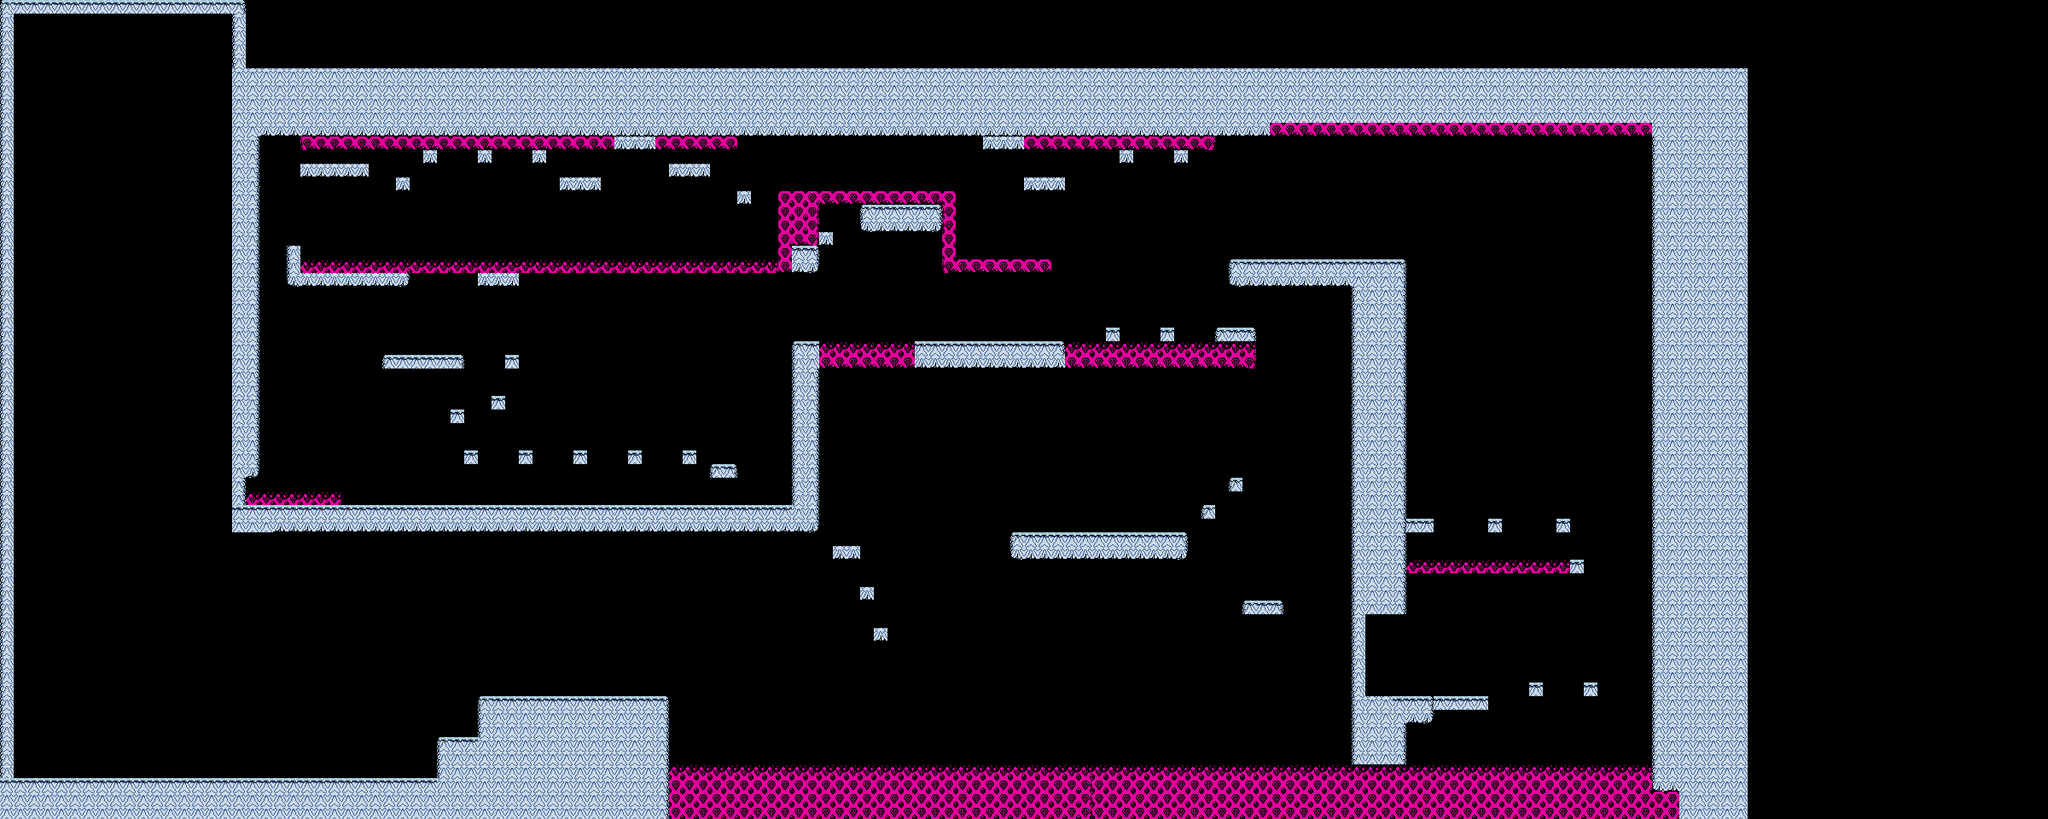

A level layout from a 2D game, rendered from its tile map. Below: a short description, then the map file with tile-grid data replaced by summaries:
An orthogonal 150x60 tile map with 16x16 px tiles, 2 tile layers (Tuiles, Mort), 6 tilesets and 4 objects (portal_disabled, end, inversum, panneau6).

<map version="1.10" tiledversion="1.10.2" orientation="orthogonal" renderorder="right-down" width="150" height="60" tilewidth="16" tileheight="16" infinite="0" nextlayerid="6" nextobjectid="6">
 <tileset firstgid="1" source="../../tiles_set/maps_sprites_set/setSpritesTemple.tsx" />
 <tileset firstgid="65" source="../../tiles_set/collectables/collectable_inversum.tsx" />
 <tileset firstgid="66" source="../../tiles_set/interactives/game_signs.tsx" />
 <tileset firstgid="70" source="../../tiles_set/acide.tsx" />
 <tileset firstgid="86" source="../../tiles_set/interactives/end_level.tsx" />
 <tileset firstgid="87" source="../../tiles_set/interactives/portal.tsx" />
 <layer id="1" name="Tuiles" width="150" height="60">
  <data>[9000 cells, 1652 non-empty, 9 distinct tile ids]</data>
 </layer>
 <layer id="5" name="Mort" width="150" height="60">
  <data>[9000 cells, 495 non-empty, 9 distinct tile ids]</data>
 </layer>
 <objectgroup id="4" name="Interactif">
  <object id="4" name="portal_disabled" gid="2147483735" x="94" y="13.3337" width="48" height="16" rotation="-180" />
  <object id="5" name="end" gid="86" x="1601.33" y="816" width="128" height="128" />
 </objectgroup>
 <objectgroup id="2" name="Collectable">
  <object id="1" name="inversum" gid="65" x="665" y="812" width="16" height="16" />
 </objectgroup>
 <objectgroup id="3" name="Panneaux">
  <object id="2" name="panneau6" gid="69" x="723" y="817" width="32" height="32" />
 </objectgroup>
</map>